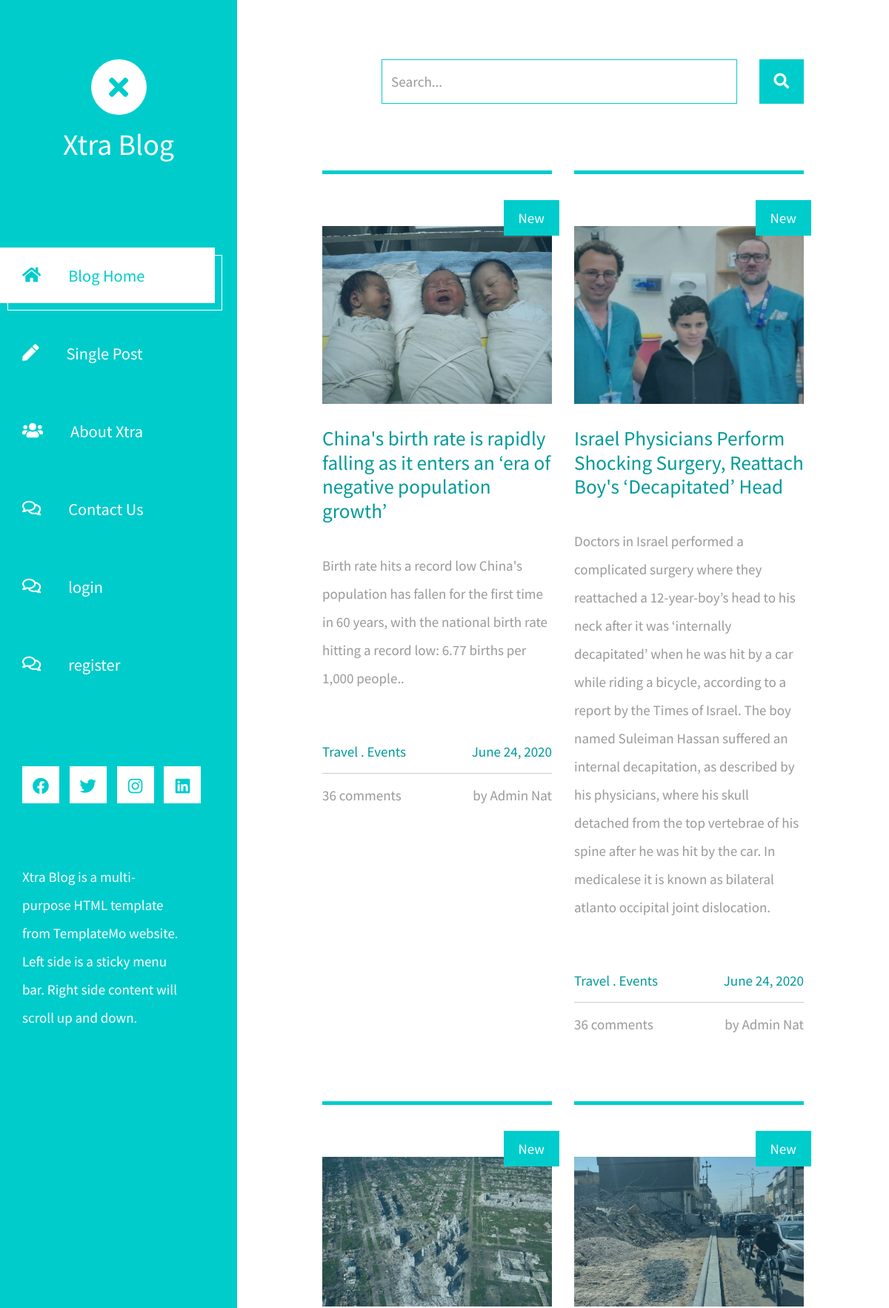
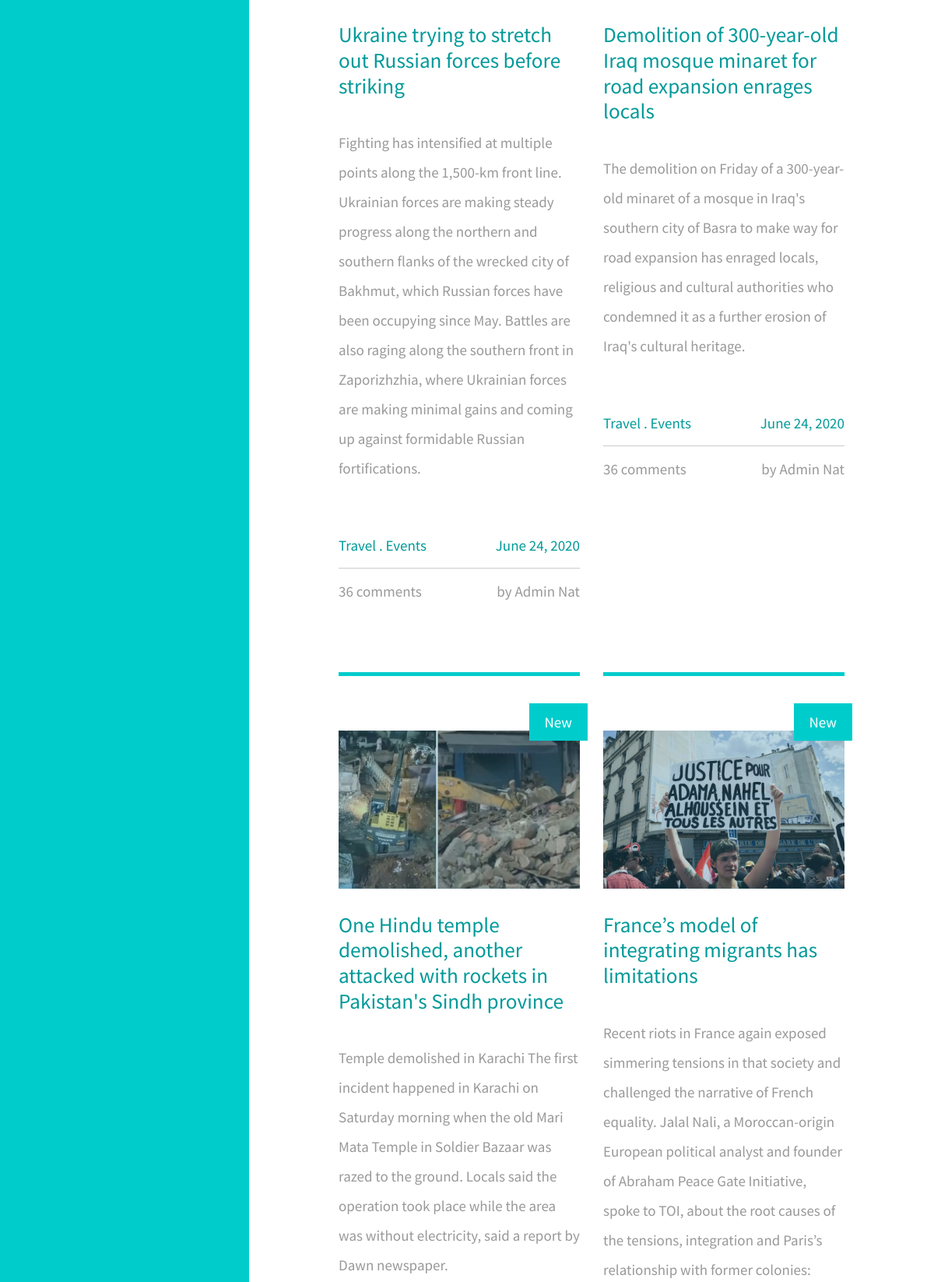
The page / (upper part) on the database its author committed (2 pictures, top to bottom).
### blog/models.py (models this page shows, shortened)
class Post(models.Model):
    title = models.CharField(max_length=300)
    content = models.TextField()
    image = models.ImageField(upload_to='images/', blank=True)
    created_at = models.DateTimeField(auto_now_add=True)
    updated_at = models.DateTimeField(auto_now=True)

### blog/views.py (the view)
# urls.py: path("",views.index,name="index",),
def index(request):
    post=Post.objects.all()
    return render(request,"index.html",{'post':post})

### blog/templates/index.html (shortened to what this page needs)
{% extends 'theme.html' %}
{% load static %}
{% block content %}
    <div class="container-fluid">
        <main class="tm-main">
            <div class="row tm-row">
                <div class="col-12">
                    <form method="GET" class="form-inline tm-mb-80 tm-search-form">
                        <input class="form-control tm-search-input" name="query" type="text" placeholder="Search..." aria-label="Search">
                        <button class="tm-search-button" type="submit">
                            <i class="fas fa-search tm-search-icon" aria-hidden="true"></i>
                        </button>
                    </form>
                </div>
            </div>
            <div class="row tm-row">
                {% for t in post %}
                <article class="col-12 col-md-6 tm-post">
                    <hr class="tm-hr-primary">
                    <a href="{% url 'post' t.id %}" class="effect-lily tm-post-link tm-pt-60">
                        <div class="tm-post-link-inner">
                            <img src="{{t.image.url}}" alt="Image" class="img-fluid">
                        </div>
                        <span class="position-absolute tm-new-badge">New</span>
                        <h2 class="tm-pt-30 tm-color-primary tm-post-title">{{t.title}}</h2>
                    </a>
                    <p class="tm-pt-30">
                        {{t.content}}
                    </p>
                    <div class="d-flex justify-content-between tm-pt-45">
                        <span class="tm-color-primary">Travel . Events</span>
                        <span class="tm-color-primary">June 24, 2020</span>
                    </div>
                    <hr>
                    <div class="d-flex justify-content-between">
                        <span>36 comments</span>
                        <span>by Admin Nat</span>
                    </div>
                </article>
                {% endfor %}
                            </div>
            {% endblock content %}

### blog/templates/theme.html (shortened to what this page needs)
{% load static %}
<!DOCTYPE html>
<html lang="en">
<head>
	<link rel="stylesheet" href="fontawesome/css/all.min.css">
    <link href="{% static 'css/bootstrap.min.css' %}" rel="stylesheet">
    <link href="{% static 'css/templatemo-xtra-blog.css' %}" rel="stylesheet">
</head>
<body>
	<header class="tm-header" id="tm-header">
        <div class="tm-header-wrapper">
            <div class="tm-site-header">
                <div class="mb-3 mx-auto tm-site-logo"><i class="fas fa-times fa-2x"></i></div>
                <h1 class="text-center">Xtra Blog</h1>
            </div>
            <nav class="tm-nav" id="tm-nav">
                <ul>
                    <li class="tm-nav-item active"><a href="/" class="tm-nav-link">
                        <i class="fas fa-home"></i>
                        Blog Home
                    </a></li>
                    <li class="tm-nav-item"><a href="/create" class="tm-nav-link">
                        <i class="fas fa-pen"></i>
                        Single Post
                    </a></li>
                    <li class="tm-nav-item"><a href="about.html" class="tm-nav-link">
                        <i class="fas fa-users"></i>
                        About Xtra
                    </a></li>
                    <li class="tm-nav-item"><a href="contact.html" class="tm-nav-link">
                        <i class="far fa-comments"></i>
                        Contact Us
                    </a></li>
                    {% if user.is_authenticated %}
                    <li class="tm-nav-item"><a href="accounts/logout" class="tm-nav-link">
                        <i class="far fa-comments"></i>
                        logout
                    </a></li>
                    {% else %}
                    <li class="tm-nav-item"><a href="accounts/login" class="tm-nav-link">
                        <i class="far fa-comments"></i>
                        login
                    </a></li>
                    <li class="tm-nav-item"><a href="/register" class="tm-nav-link">
                        <i class="far fa-comments"></i>
                        register
                    </a></li>
                    {% endif %}
                </ul>
            </nav>
            <div class="tm-mb-65">
                <a rel="nofollow" href="https://fb.com/templatemo" class="tm-social-link">
                    <i class="fab fa-facebook tm-social-icon"></i>
                </a>
                <a href="https://twitter.com" class="tm-social-link">
                    <i class="fab fa-twitter tm-social-icon"></i>
                </a>
                <a href="https://instagram.com" class="tm-social-link">
                    <i class="fab fa-instagram tm-social-icon"></i>
                </a>
                <a href="https://linkedin.com" class="tm-social-link">
                    <i class="fab fa-linkedin tm-social-icon"></i>
                </a>
            </div>
            <p class="tm-mb-80 pr-5 text-white">
                Xtra Blog is a multi-purpose HTML template from TemplateMo website. Left side is a sticky menu bar. Right side content will scroll up and down.
            </p>
        </div>
    </header>
    {% block content %}
    {% endblock content %}
</main>
</div>
</body>
</html>

### rows shown on the page
Post: image (picture), title "China's birth rate is rapidly falling as it enters an ‘era of negative population growth’", content "Birth rate hits a record low China's population has fallen for the first time in 60 years, with the national birth rate hitting a record low: 6.77 births per 1,000 people.."
Post: image (picture), title "Israel Physicians Perform Shocking Surgery, Reattach Boy's ‘Decapitated’ Head", content "Doctors in Israel performed a complicated surgery where they reattached a 12-year-boy’s head to his neck after it was ‘internally decapitated’ when he was hit by a car while riding a bicycle, according to a report by the Times of Israel. The boy named Suleiman Hassan suffered an internal decapitation, as described by his physicians, where his skull detached from the top vertebrae of his spine after he was hit by the car. In medicalese it is known as bilateral atlanto occipital joint dislocation."
Post: image (picture), title "Ukraine trying to stretch out Russian forces before striking", content "Fighting has intensified at multiple points along the 1,500-km front line. Ukrainian forces are making steady progress along the northern and southern flanks of the wrecked city of Bakhmut, which Russian forces have been occupying since May. Battles are also raging along the southern front in Zaporizhzhia, where Ukrainian forces are making minimal gains and coming up against formidable Russian fortifications."
Post: image (picture), title "Demolition of 300-year-old Iraq mosque minaret for road expansion enrages locals", content "The demolition on Friday of a 300-year-old minaret of a mosque in Iraq's southern city of Basra to make way for road expansion has enraged locals, religious and cultural authorities who condemned it as a further erosion of Iraq's cultural heritage."
Post: image (picture), title "One Hindu temple demolished, another attacked with rockets in Pakistan's Sindh province", content "Temple demolished in Karachi The first incident happened in Karachi on Saturday morning when the old Mari Mata Temple in Soldier Bazaar was razed to the ground. Locals said the operation took place while the area was without electricity, said a report by Dawn newspaper."
Post: image (picture), title "France’s model of integrating migrants has limitations", content "Recent riots in France again exposed simmering tensions in that society and challenged the narrative of French equality. Jalal Nali, a Moroccan-origin European political analyst and founder of Abraham Peace Gate Initiative, spoke to TOI, about the root causes of the tensions, integration and Paris’s relationship with former colonies:"
